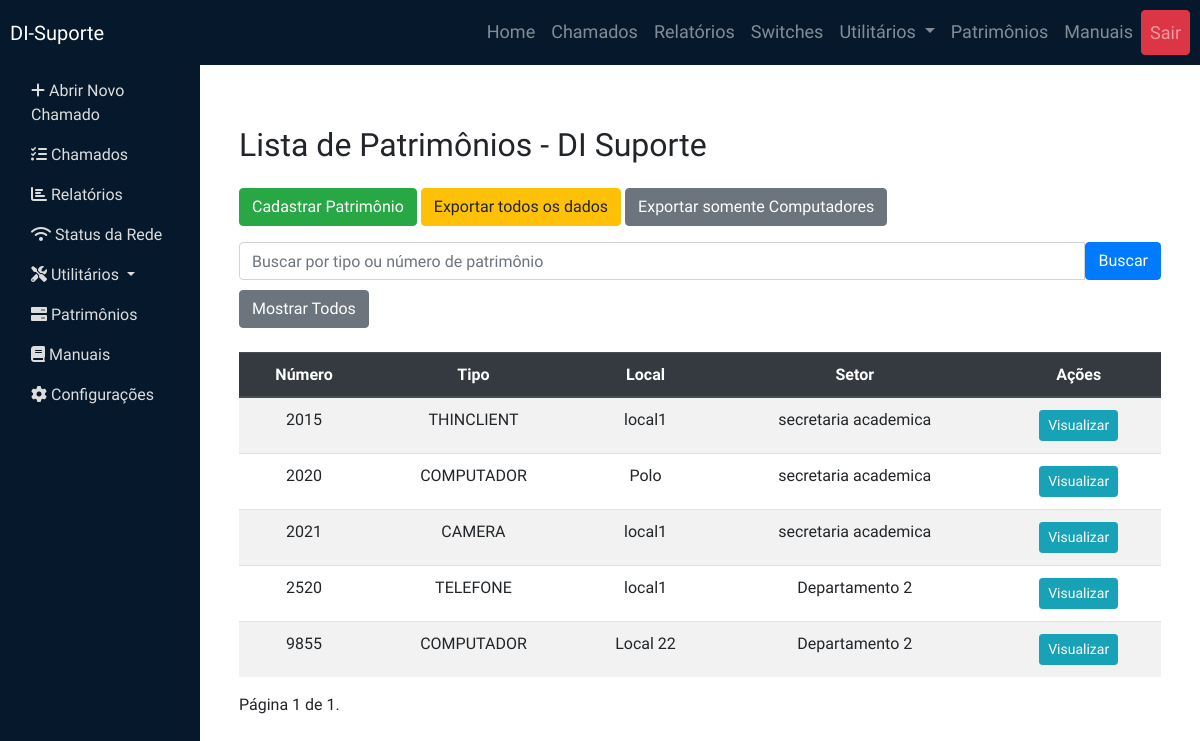
Page /patrimonios/ (signed in) on the committed database.
### patrimonios/models.py (models this page shows, shortened)
class Patrimonio(models.Model):
    TIPO_CHOICES = [
        ('CAMERA', 'Camera'),
        ('COMPUTADOR', 'Computador'),
        ('HEADSET', 'Headset'),
        ('IMPRESSORA', 'Impressora'),
        ('MONITOR', 'Monitor'),
        ('NOBREAK', 'Nobreak'),
        ('OUTROS', 'Outros'),
        ('RACK', 'Rack'),
        ('SWITCH', 'Switch'),
        ('TELEFONE', 'Telefone'),
        ('THINCLIENT', 'Thinclient'),
        ('WEBCAM', 'Webcam'),
        ('WIFI', 'Wifi')
    ]
    numero_patrimonio = models.CharField(max_length=50, unique=True)
    marca = models.CharField(max_length=50)
    tipo = models.CharField(max_length=20, choices=TIPO_CHOICES)
    local = models.ForeignKey(Local, on_delete=models.CASCADE)
    departamento = models.ForeignKey(Departamento, on_delete=models.CASCADE)
    obs = models.CharField(max_length=50, blank=True)
    memoria_ram = models.CharField(max_length=50, null=True, blank=True)
    hd = models.CharField(max_length=50, null=True, blank=True)
    processador = models.CharField(max_length=100, null=True, blank=True)
    placa_video = models.CharField(max_length=100, null=True, blank=True)
    tem_headset = models.BooleanField(default=False, verbose_name="Possui Headset?")
    tem_webcam = models.BooleanField(default=False, verbose_name="Possui Webcam?")

### chamados/models.py (models this page shows)
class Local(models.Model):
    nome = models.CharField(max_length=100)
    ativo = models.BooleanField(default=True)  # Indica se o local está ativo
    def __str__(self):
        return self.nome

class Departamento(models.Model):
    nome = models.CharField(max_length=100)
    ativo = models.BooleanField(default=True)  # Indica se o departamento está ativo
    def __str__(self):
        return self.nome

### patrimonios/views.py (the view)
# urls.py: path('', patrimonios_view, name='patrimonios'),
@login_required
def patrimonios_view(request):
    query = request.GET.get('q', '')
    order_by = request.GET.get('order_by', 'numero_patrimonio')
    if query:
        patrimonios_list = Patrimonio.objects.filter(
            numero_patrimonio__icontains=query
        )
        if not patrimonios_list.exists():
            patrimonios_list = Patrimonio.objects.filter(
                tipo__icontains=query
            )
        if not patrimonios_list.exists():
            patrimonios_list = Patrimonio.objects.filter(
                departamento__nome__icontains=query
            )
    else:
        patrimonios_list = Patrimonio.objects.all()
    patrimonios_list = patrimonios_list.order_by(order_by)
    paginator = Paginator(patrimonios_list, 20)  # 20 patrimônios por página
    page_number = request.GET.get('page')
    patrimonios = paginator.get_page(page_number)
    return render(request, 'patrimonios/patrimonios.html', {
        'patrimonios': patrimonios,
        'order_by': order_by,
        'query': query
    })

### patrimonios/templates/patrimonios/patrimonios.html (shortened to what this page needs)
﻿{% extends 'base.html' %}
{% load widget_tweaks %}
{% block content %}
<div class="container mt-5">
    <h2 class="mb-4">Lista de Patrimônios - DI Suporte</h2>
    <a href="{% url 'cadastrar_patrimonio' %}" class="btn btn-success mb-3">Cadastrar Patrimônio</a>
    <a href="{% url 'exportar_patrimonios_csv' %}" class="btn btn-warning mb-3">Exportar todos os dados</a>
    <a href="{% url 'exportar_computadores_csv' %}" class="btn btn-secondary mb-3">Exportar somente Computadores</a>
    <form method="GET" class="mb-4">
        <div class="input-group">
            <input type="text" name="q" class="form-control" placeholder="Buscar por tipo ou número de patrimônio" aria-label="Buscar por número de patrimônio" value="{{ query }}">
            <button class="btn btn-primary" type="submit">Buscar</button>
        </div>
        <div class="espacamento">
            <a href="{% url 'patrimonios' %}" class="btn btn-secondary">Mostrar Todos</a>
        </div>
    </form>
    <table class="table table-striped">
        <thead class="thead-dark">
            <tr>
                <th><a href="?q={{ query }}&order_by=numero_patrimonio">Número</a></th>
                <th><a href="?q={{ query }}&order_by=tipo">Tipo</a></th>
                <th><a href="?q={{ query }}&order_by=local">Local</a></th>
                <th><a href="?q={{ query }}&order_by=departamento__nome">Setor</a></th>
                <th>Ações</th>
            </tr>
        </thead>
        <tbody>
            {% for patrimonio in patrimonios %}
            <tr>
                <td>{{ patrimonio.numero_patrimonio }}</td>
                <td>{{ patrimonio.tipo }}</td>
                <td>{{ patrimonio.local }}</td>
                <td>{{ patrimonio.departamento }}</td>
                <td>
                    <a href="{% url 'visualizar_patrimonio' patrimonio.id %}" class="btn btn-info btn-sm">Visualizar</a>
                </td>
            </tr>
            {% empty %}
            <tr>
                <td colspan="5" class="text-center">Nenhum patrimônio cadastrado.</td>
            </tr>
            {% endfor %}
        </tbody>
    </table>
    <div class="pagination">
        <span class="step-links">
            <span class="current">
                Página {{ patrimonios.number }} de {{ patrimonios.paginator.num_pages }}.
            </span>
        </span>
    </div>
</div>
{% endblock %}

### static/css/base.css (style rules this page uses)
.espacamento { padding-top: 1%; }

### static/css/chamados.css (style rules this page uses)
.form-control { border: 1px solid #ced4da; border-radius: 0.25rem; padding: 0.375rem 0.75rem; }
.btn-primary { background-color: #007bff; border-color: #007bff; }
.btn-secondary { background-color: #6c757d; border-color: #6c757d; }
td, th { text-align: center; }

### patrimonios/templates/patrimonios/patrimonios.html (style rules this page uses)
a { color: white }

### rows in the picture
Patrimonio: numero_patrimonio "2015", tipo "THINCLIENT", local "local1", departamento "secretaria academica"
Patrimonio: numero_patrimonio "2020", tipo "COMPUTADOR", local "Polo", departamento "secretaria academica"
Patrimonio: numero_patrimonio "2021", tipo "CAMERA", local "local1", departamento "secretaria academica"
Patrimonio: numero_patrimonio "2520", tipo "TELEFONE", local "local1", departamento "Departamento 2"
Patrimonio: numero_patrimonio "9855", tipo "COMPUTADOR", local "Local 22", departamento "Departamento 2"

### other values in the picture
{{ patrimonios.number }} "1"
{{ patrimonios.paginator.num_pages }} "1"
